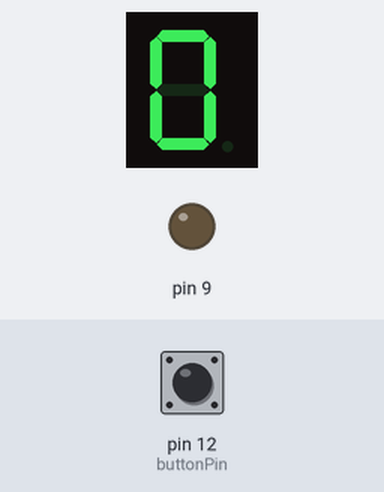
The sketch below on a simulated Arduino Uno, built with avr-gcc and run on an emulated ATmega328P. On the bench: 1-digit seven-segment display, output pins drawn as LEDs (lit = HIGH). Wiring (inferred from the names in the program): 1-digit 7-segment display, segments lit when HIGH: segments pin 2, pin 3, pin 4, pin 5, pin 6, pin 7, pin 8. The test bench sets the inputs (shaded band); at power-on: pin 12 (buttonPin) HIGH. The segment pins are drawn as the display they are named for; pins used as bus, display or sensor lines are not drawn.

Above: at 2.8 s.
2.9 s: pin 12 (buttonPin) pulled LOW for 3.2 s
At 7.4 s:
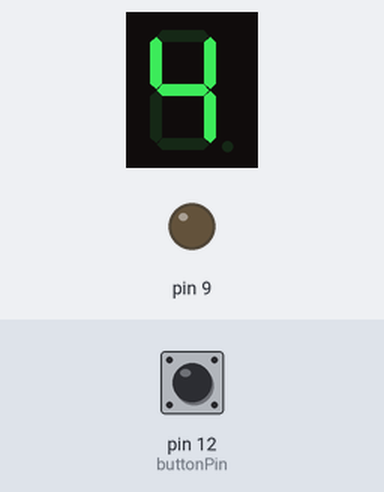
7.6 s: pin 12 (buttonPin) pulled LOW for 1.2 s
At 9.6 s:
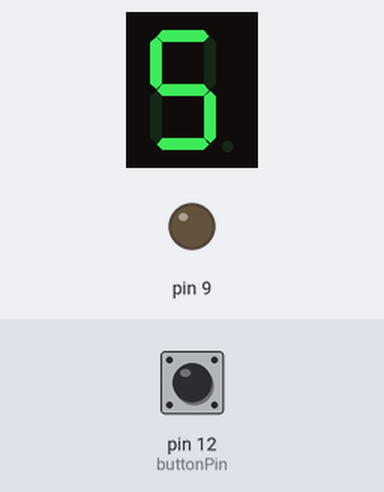
10.5 s: pin 12 (buttonPin) pulled LOW for 1.2 s
At 13.1 s:
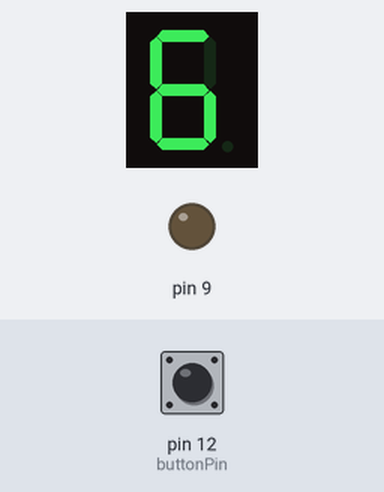
Timing chart, 0 to 14.6 s (numbered marks = the images above; inputs shaded):
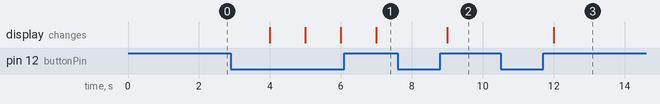

The sketch:

DigitalReadSerial.ino
```cpp
byte seven_seg_digits[10][7] = {
{ 1,1,1,1,1,1,0 }, // = 0
{ 0,1,1,0,0,0,0 }, // = 1
{ 1,1,0,1,1,0,1 }, // = 2
{ 1,1,1,1,0,0,1 }, // = 3
{ 0,1,1,0,0,1,1 }, // = 4
{ 1,0,1,1,0,1,1 }, // = 5
{ 1,0,1,1,1,1,1 }, // = 6
{ 1,1,1,0,0,0,0 }, // = 7
{ 1,1,1,1,1,1,1 }, // = 8
{ 1,1,1,0,0,1,1 } // = 9
};

byte pin_number[7]={2,3,4,5,6,7,8};
const int buttonPin = 12;
int buttonState = 0;
int num = 0;

void setup() {
pinMode(2, OUTPUT);
pinMode(3, OUTPUT);
pinMode(4, OUTPUT);
pinMode(5, OUTPUT);
pinMode(6, OUTPUT);
pinMode(7, OUTPUT);
pinMode(8, OUTPUT);
pinMode(9, OUTPUT);
pinMode(buttonPin,INPUT_PULLUP);
Serial.begin(9600);
}

void sevenSegWrite(byte digit) {
byte pin = 2;
for (byte seg = 0; seg < 7; seg++) {
digitalWrite(pin,seven_seg_digits[digit][seg]);
pin++;
}
}

void loop() {


 buttonState = digitalRead(buttonPin);
 sevenSegWrite(num);
 delay(1000);
 if(buttonState == 0){
 num ++;
 if(num > 9){
 num = 0;
 }
}

}
```

Measured:
- after the input at 2.9 s, the display: first changes after 1.1 s (image 1 shows a later state)
- after the input at 7.6 s, the display: changes after 1.4 s (image 2)
- after the input at 10.5 s, the display: changes after 1.5 s (image 3)
